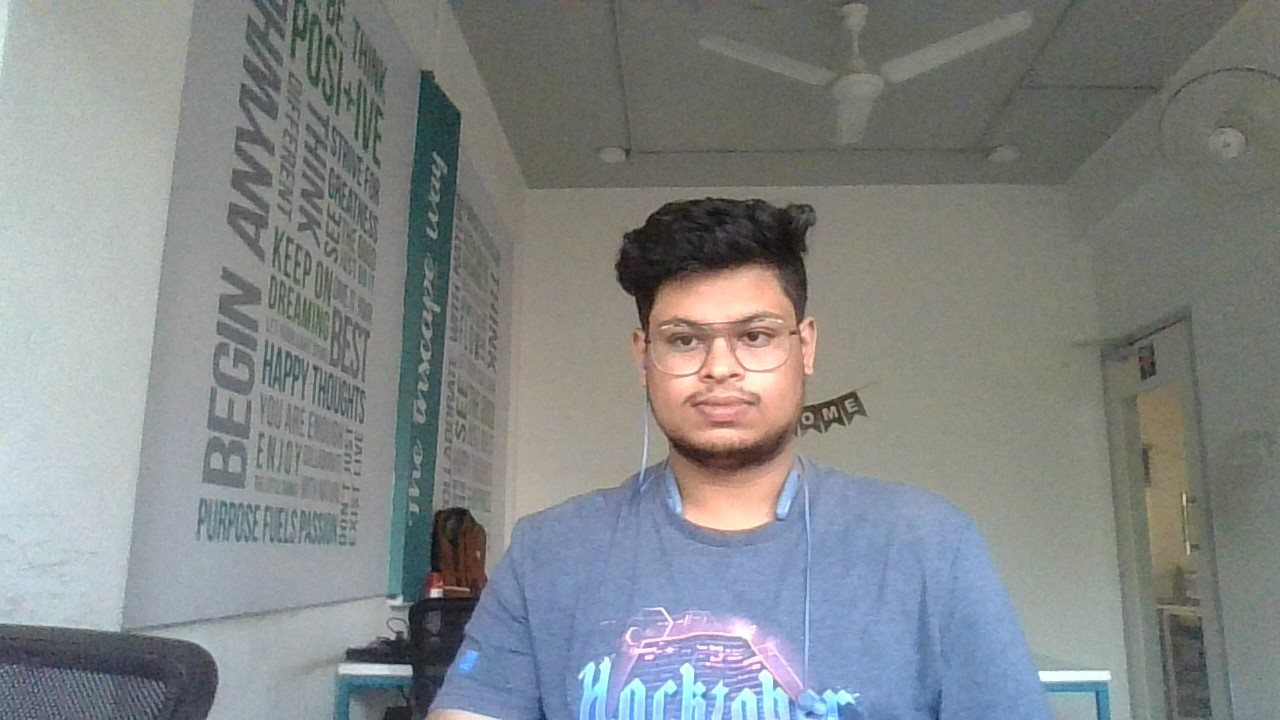
#> input picture data/aditya.jpg, 1280 x 720 px, given in place of the camera
$ python 10_opencv_image_analysis.py
#> lines starting #> are read from the running program, lines starting #| are printed output that depends on the picture; after the words box and inside, x2 and y2 are one past the last pixel; in counts of white or black regions, pixels touching at a corner belong together
import cv2
import numpy as np

cap = cv2.VideoCapture(0)

while cap:
    ret, frame = cap.read()
#> frame is the input picture: shape (720, 1280, 3); mean B, G, R 134.8, 134.7, 130.5
    if not ret:
        break
    hsv = cv2.cvtColor(frame, cv2.COLOR_BGR2HSV)
#> hsv: shape (720, 1280, 3); mean H, S, V 60.6, 33.5, 143.1

    lower_red = np.array([10,0,0])
    upper_red = np.array([100,255,255])

    mask = cv2.inRange(hsv, lower_red, upper_red)
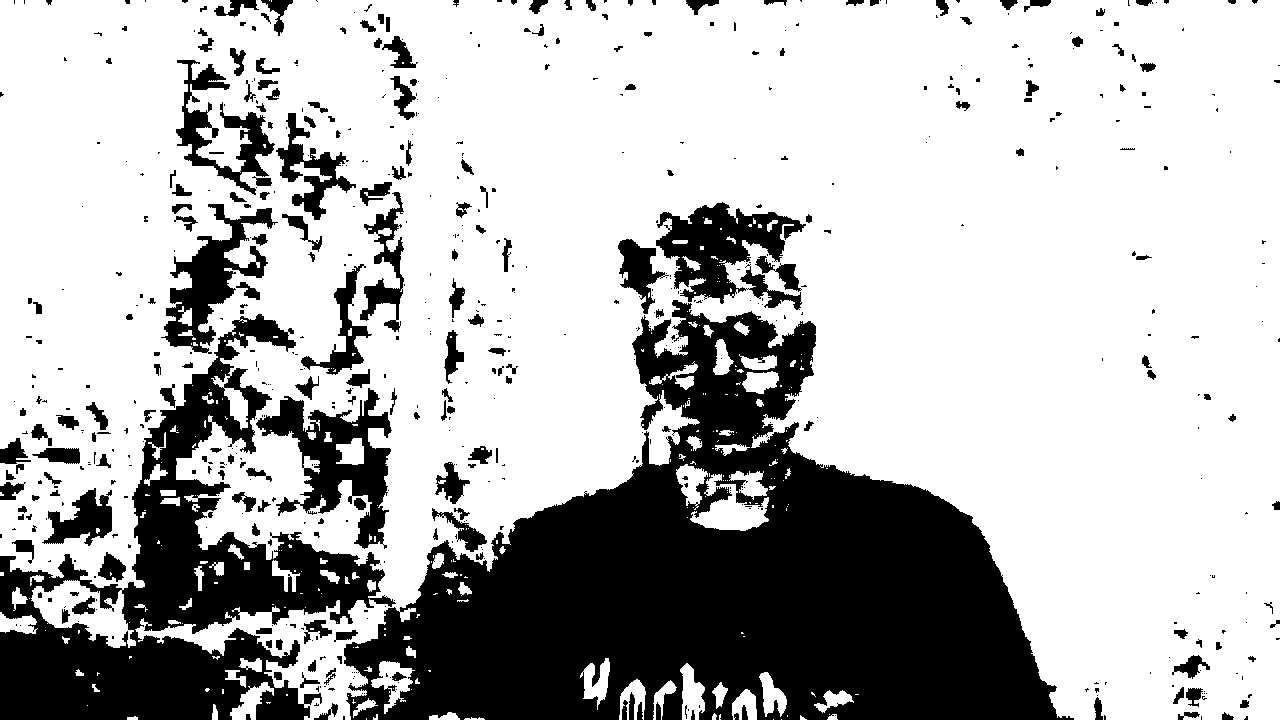
#> mask: shape (720, 1280); 71.7% white; 627 black regions (410 under 20 px), largest, box (x1, y1, x2, y2) and area: (344, 300, 1074, 720) 148349, (0, 314, 396, 720) 54030, (256, 388, 392, 549) 8367
    res = cv2.bitwise_and(frame, frame, mask=mask)
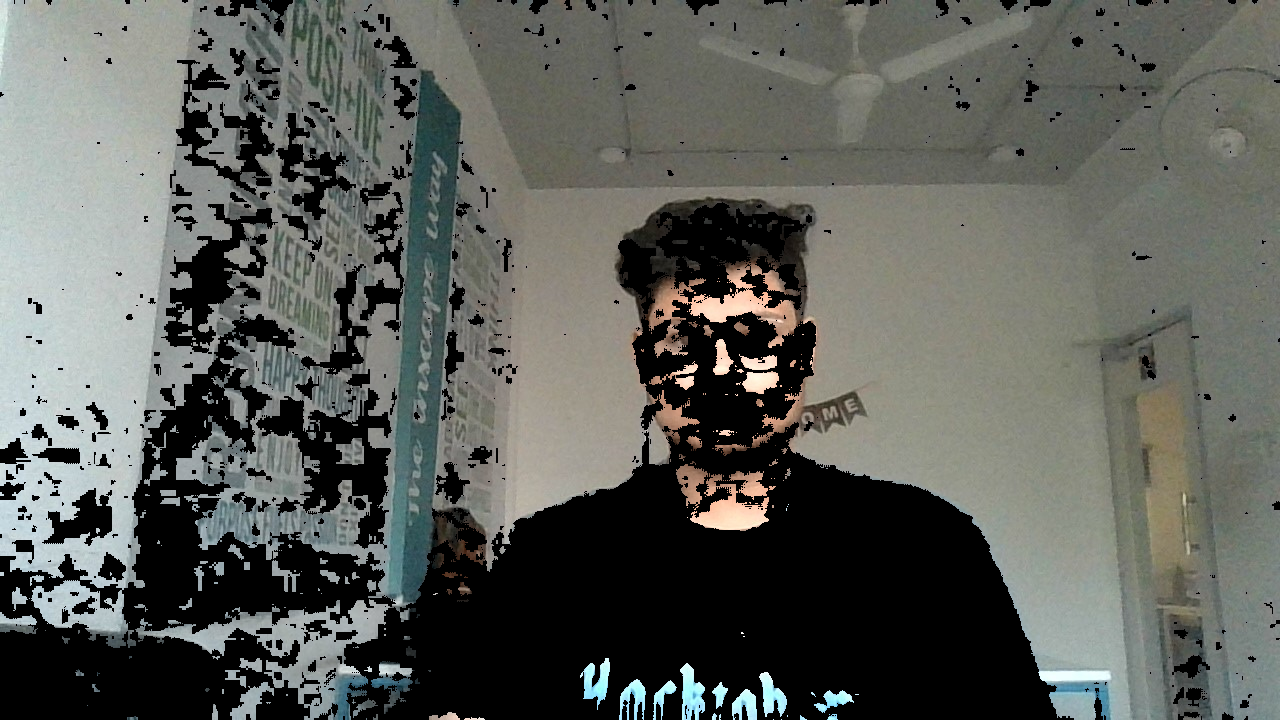
#> res: shape (720, 1280, 3); mean B, G, R 90.1, 95.2, 92.9

    cv2.imshow("real video", frame)
    cv2.imshow("hsv video", hsv)
    cv2.imshow("mask video", mask)
    cv2.imshow("res video", res)

    if cv2.waitKey(1) & 0xFF == ord("q"):
#> (key q is pressed here)
        break


cap.release()
cv2.destroyAllWindows()

$ run again, on data/img2.jpg
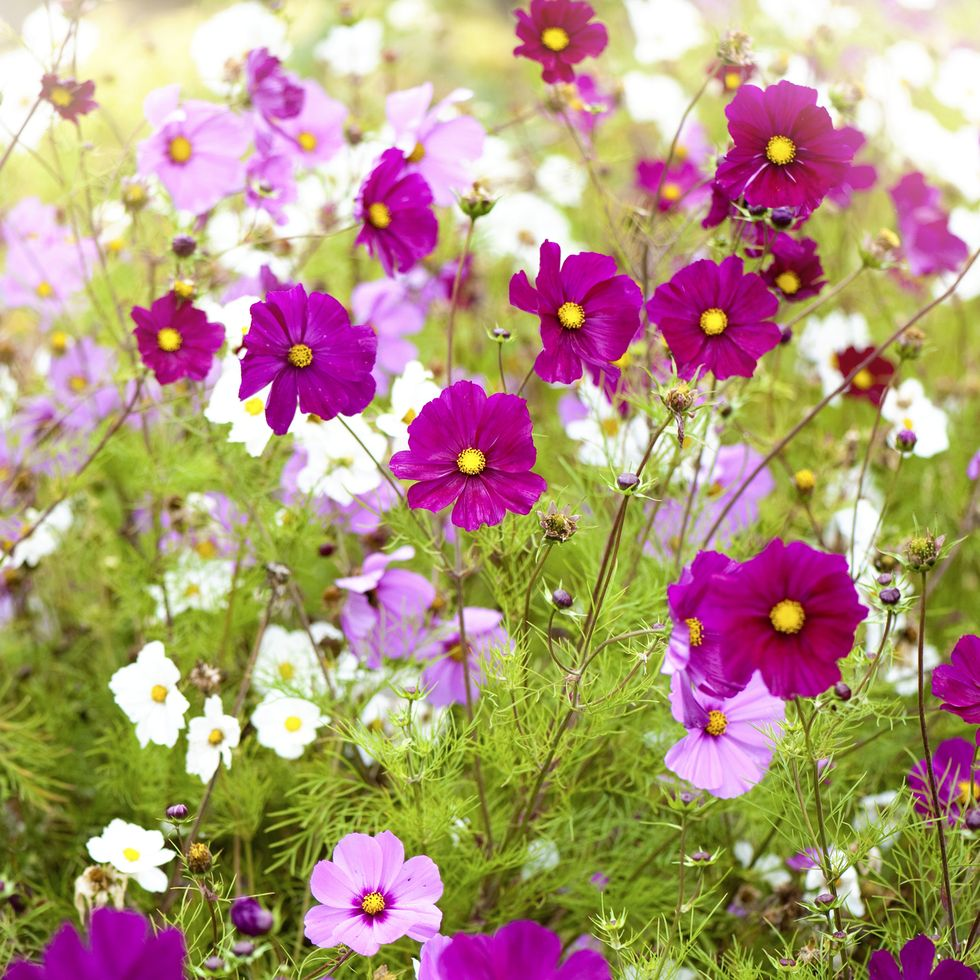
#> input picture data/img2.jpg, 980 x 980 px, given in place of the camera
#> frame is the input picture: shape (980, 980, 3); mean B, G, R 124.3, 150.3, 177.2
#> hsv: shape (980, 980, 3); mean H, S, V 66.6, 129.9, 183.6
#> `mask = cv2.inRange(hsv, lower_red, upper_red)`:
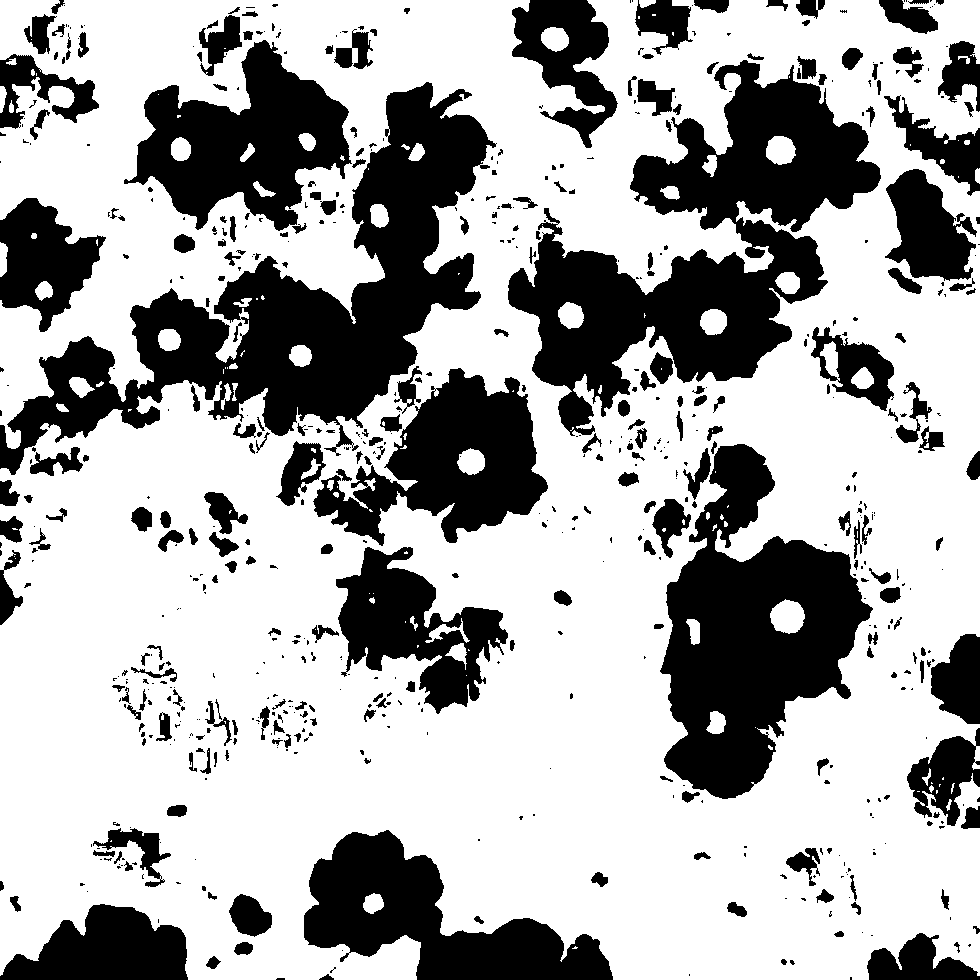
#> mask: shape (980, 980); 67% white; 649 black regions (386 under 20 px), largest, box (x1, y1, x2, y2) and area: (0, 82, 497, 475) 56418, (508, 60, 881, 436) 53739, (660, 444, 873, 799) 39214
#> `res = cv2.bitwise_and(frame, frame, mask=mask)`:
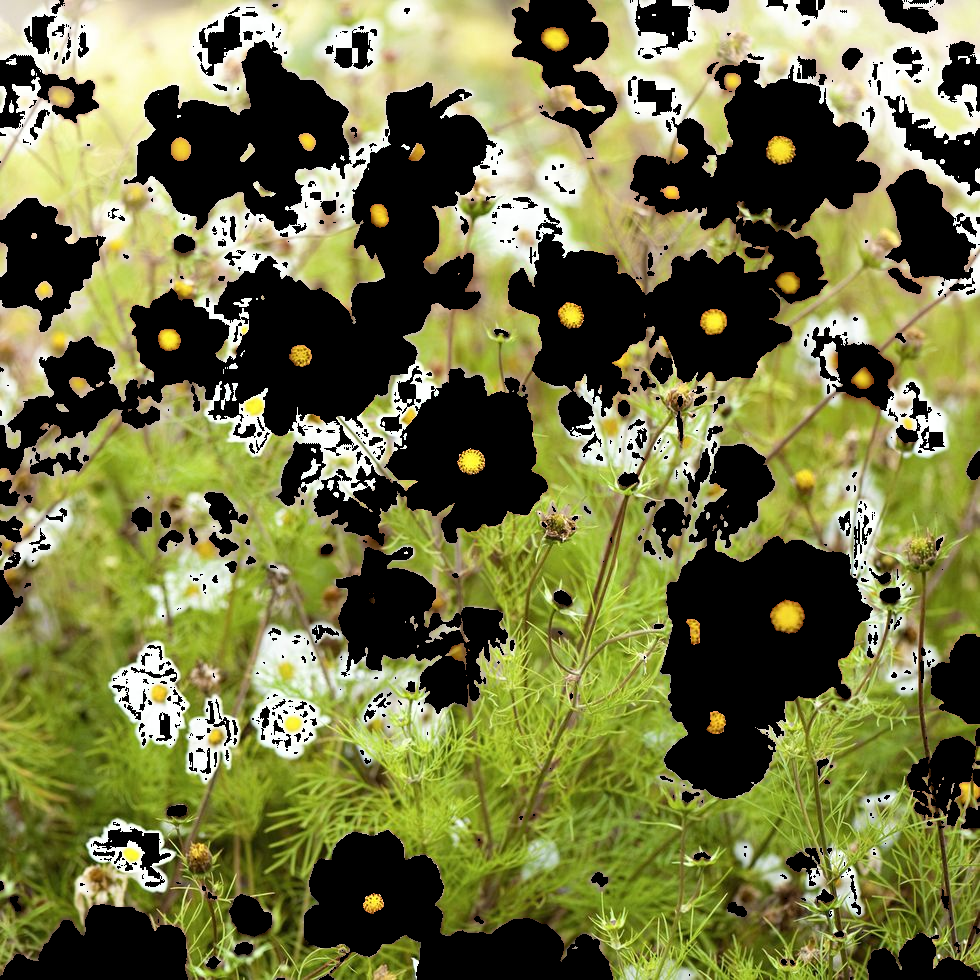
#> res: shape (980, 980, 3); mean B, G, R 66.3, 115.2, 113.2
